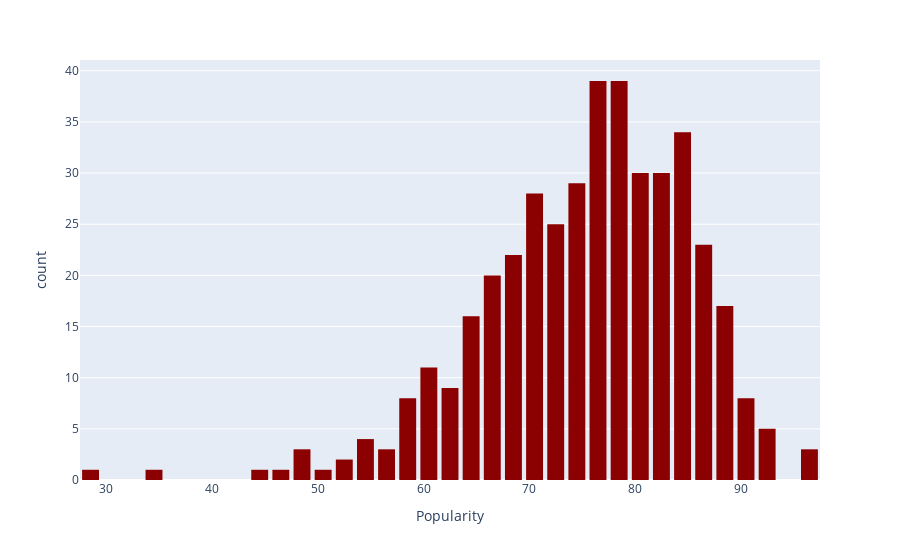

Notebook code for this chart:
### Markdown cell above
2. What is the distribution of popularity among the tracks in the dataset? Visualize it using a histogram.

### Code cell
plt.figure(figsize=(12,20))
fig = px.histogram(df, x="Popularity", color_discrete_sequence=['darkred'] )
fig.update_layout(bargap=0.2)
fig.show()

### Figure 1 — Plotly figure (JSON) as saved in the notebook; plotly's stock layout.template omitted (floating-point values rounded to 4 significant figures; data arrays with more than 128 entries replaced by an {"elided": "..."} marker saying what was removed)
{"data": [{"alignmentgroup": "True", "bingroup": "x", "hovertemplate": "Popularity=%{x}<br>count=%{y}<extra></extra>", "legendgroup": "", "marker": {"color": "darkred", "pattern": {"shape": ""}}, "name": "", "offsetgroup": "", "orientation": "v", "showlegend": false, "type": "histogram", "x": {"elided": "413 int values"}, "xaxis": "x", "yaxis": "y"}], "layout": {"bargap": 0.2, "barmode": "relative", "legend": {"tracegroupgap": 0}, "margin": {"t": 60}, "xaxis": {"anchor": "y", "domain": [0, 1], "title": {"text": "Popularity"}}, "yaxis": {"anchor": "x", "domain": [0, 1], "title": {"text": "count"}}}}
